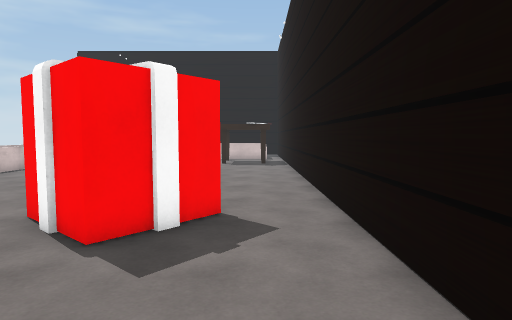
View 1 (above)

18 first-person views from a walk through a 3-D level made in the Unity game engine. The camera is 1.4 m above the floor, tilts 4° down and sees 75° across. The floor is counted in squares, 1 m on a side. Each view is taken from the middle of a square. On the plan, view 1 faces up. The plan holds only what a view shows up to about 15 squares ahead; the rest is blank. Some surface patterns are stand-ins.

View 2
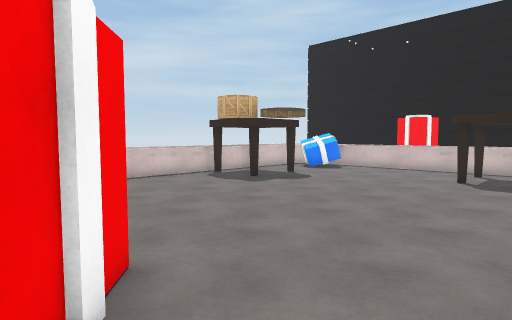

View 3
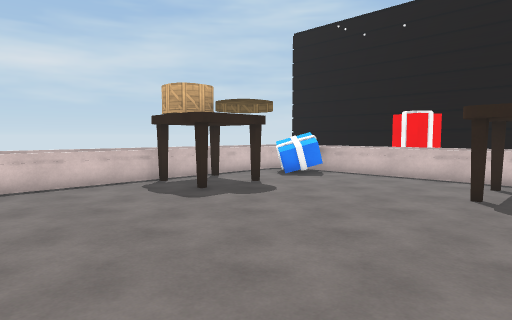

View 4
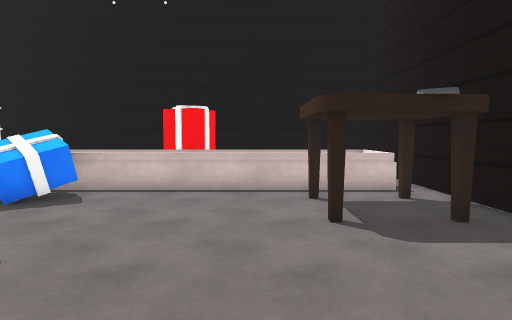

View 5
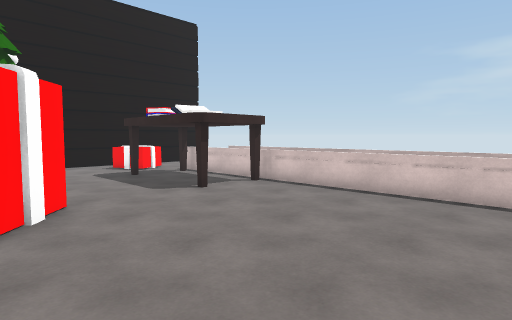

View 6
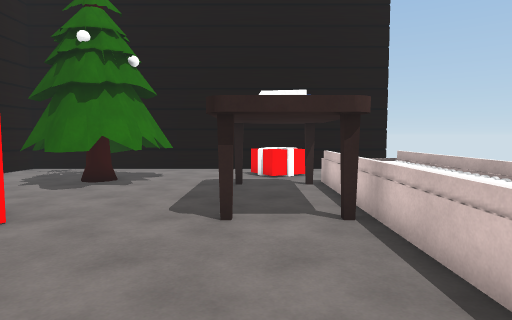

View 7
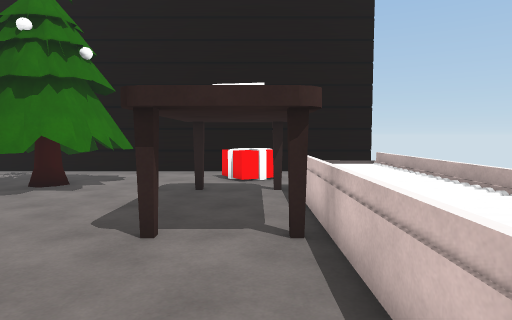

View 8
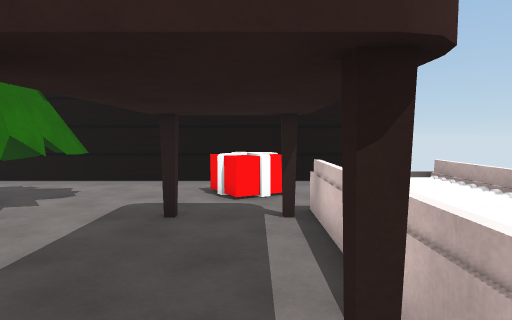

View 9
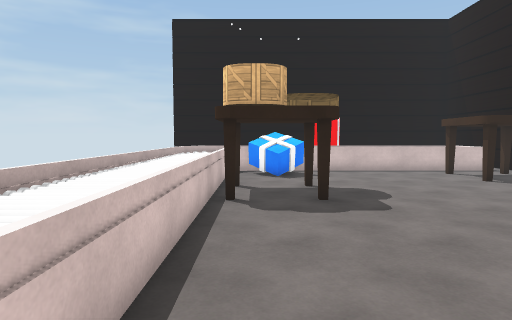

View 10
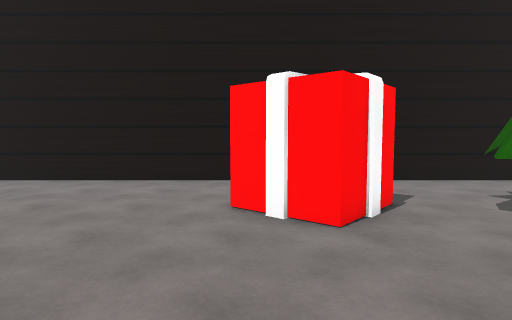

View 11
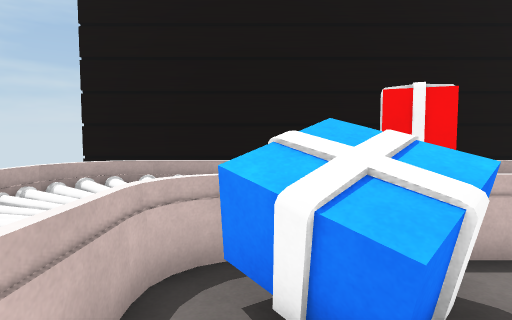

View 12
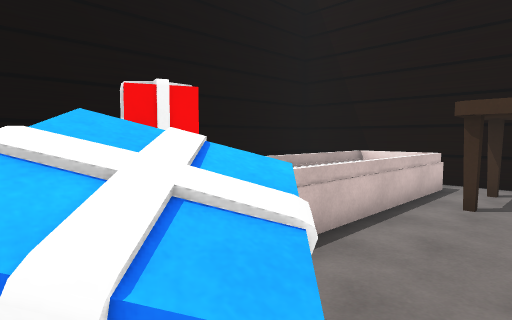

View 13
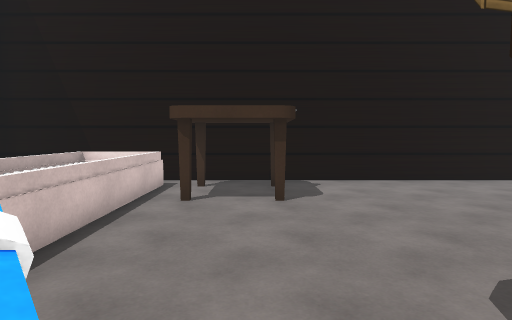

View 14
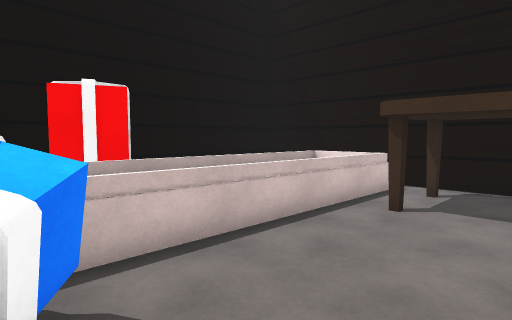

View 15
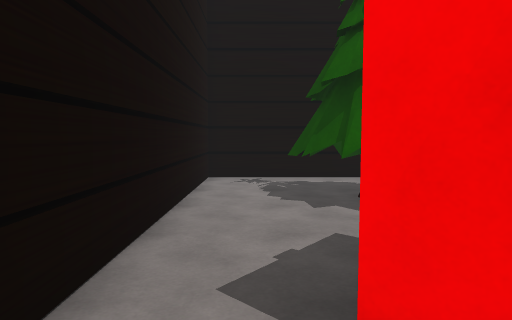

View 16
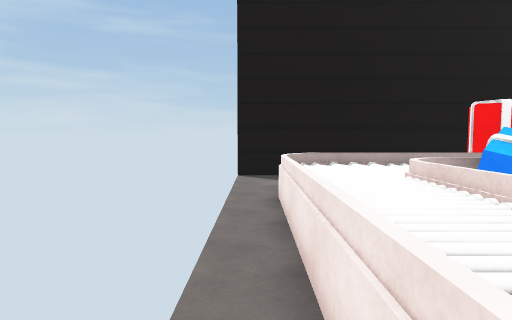

View 17
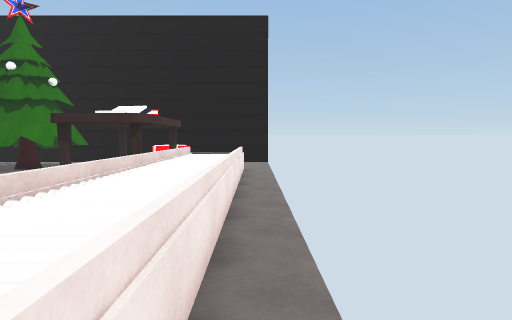

View 18
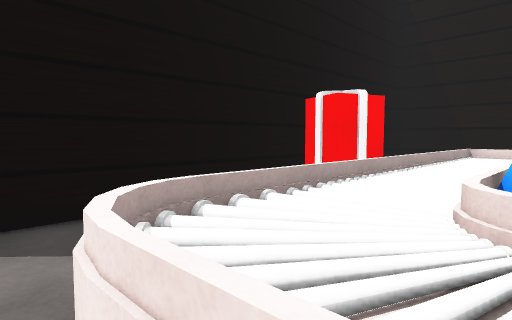

### Floor plan
Key: @ floor where view 1 was taken; # wall or solid block; . floor; = window, fence, low wall or low ledge; ^ raised ledge; O other object.
Columns run from 14 left of view 1 to 2 right of it. Each row starts with its distance up from view 1.
 26 ######### #######
 25  ...    ##      #
 24  ..     ##      #
 23  .=^=^^^^^^^^^^=#
 22  .==^^^^^^^^^^^=#
 21  .==^^^^^^^^^^==#
 20  .^^^^^#........#
 19  .=^^^^.........#
 18  .===...........#
 17  .^^^.......#.#.#
 16  .^^^.OO........#
 15  .^^^...........#
 14  .===...........#
 13  .^^^...........#
 12  .^^^...........#
 11  .==^...........#
 10  .^^^...........#
  9  .^^^...........#
  8  .^^^...........#
  7  .^^^......##...#
  6  .===......###..#
  5  .^^^......###..#
  4  .^^^...........#
  3  .===...........#
  2  .^^^.....###...#
  1  .^^^....#####..#
  0     .=...#####@.#
 -1     =^^..####...#
 -2     .^^...##....#
 -3    .............#
 -4 #################

Where each view was taken, in squares from view 1:
view 1: 0 up, 0 right, facing up
view 2: 6 up, 1 right, facing up-left
view 3: 9 up, 0 right, facing up-left
view 4: 12 up, 3 left, facing up
view 5: 13 up, 2 left, facing down-left
view 6: 11 up, 8 left, facing down
view 7: 10 up, 9 left, facing down
view 8: 7 up, 9 left, facing down
view 9: 7 up, 9 left, facing up
view 10: 7 up, 9 left, facing right
view 11: 17 up, 9 left, facing up
view 12: 18 up, 9 left, facing up-right
view 13: 18 up, 9 left, facing right
view 14: 17 up, 8 left, facing up-right
view 15: 8 up, 0 right, facing down
view 16: 14 up, 13 left, facing up
view 17: 15 up, 13 left, facing down
view 18: 20 up, 13 left, facing up-right
